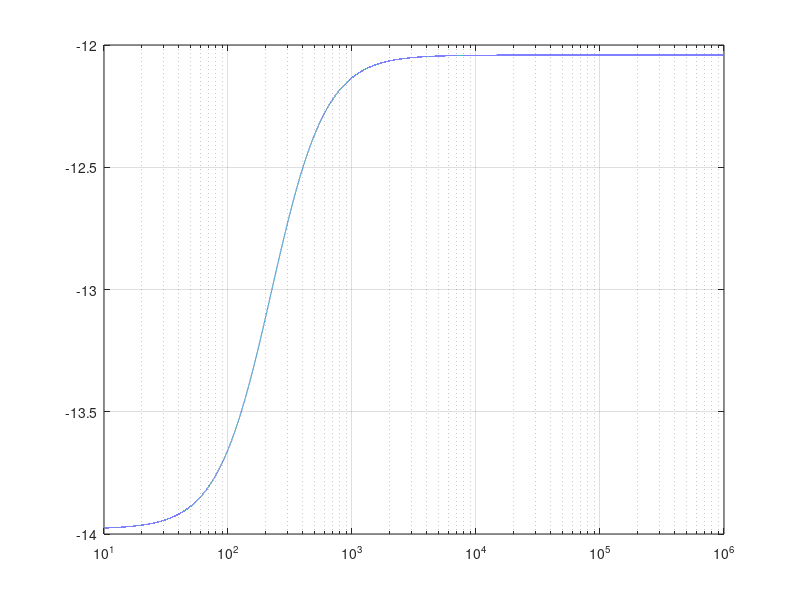

This chart was generated by the following MATLAB code:
w=logspace(1, 6,100000);  
r1=20000;
r2=5000;
c=0.00000025;
rp=(r1*r1)./(r1+r2);
w1=1./(c*r1);
wp=1./(c*rp);
Magnitude= 20*log10((r2./(r1+r2))*(sqrt(1 + (w./w1).^2)./sqrt(1 +(w./wp).^2)));
semilogx(w, Magnitude), grid
